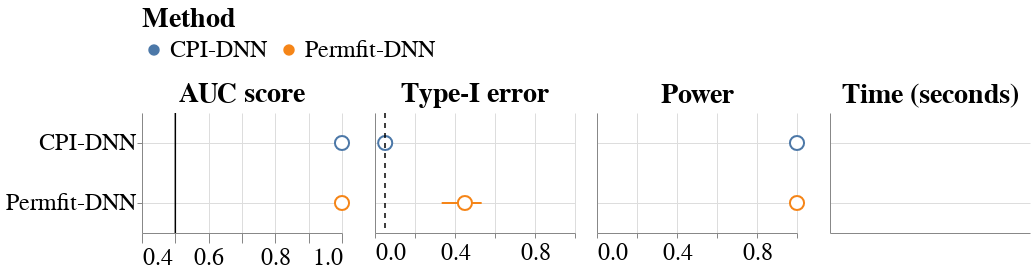

The code cell stored with this chart in its notebook:
### Code cell
marker_size = 200
err_size = 2
height = 120
width= 200
scheme = 'tableau10'
p1 = plot_auc(df_auc_large_agg, last=True)
p2 = plot_typeI(df_t1_error_large_agg, last=False)
p3 = plot_power(df_power_large_agg, last=False)
p4 = plot_time(df_time_large, last=False)

my_font = 'Helvetica'
fig2 = alt.hconcat(
    p1,
    p2,
    p3,
    p4
).configure_axis(
    grid=True, 
    titleFont=my_font,
    titleFontWeight='normal',
    labelFont=my_font,
    labelFontSize=24,
    titleFontSize=28,
    labelSeparation=10,
    labelLimit=0
).configure_header(
    titleFont=my_font,
    titleFontWeight='normal',
    labelFont=my_font,
    titleFontSize=28,
    labelFontSize=24
).configure_view(
    strokeWidth=0
).configure_title(
    font=my_font,
    fontSize=28
).configure_legend(
    titleFontSize=28,
    labelFontSize=24,
    orient ='top',
#     columns=3,
    labelLimit=0,
    titleLimit=0
)

# fig2.save('figure_large.svg')
# fig2.save('figure_large.png', scale_factor=3)
fig2

### Figure 1 — Vega-Lite specification as saved in the notebook (floating-point values rounded to 4 significant figures)
{"config": {"view": {"continuousWidth": 300, "continuousHeight": 300, "strokeWidth": 0}, "axis": {"grid": true, "labelFont": "Helvetica", "labelFontSize": 24, "labelLimit": 0, "labelSeparation": 10, "titleFont": "Helvetica", "titleFontSize": 28, "titleFontWeight": "normal"}, "header": {"labelFont": "Helvetica", "labelFontSize": 24, "titleFont": "Helvetica", "titleFontSize": 28, "titleFontWeight": "normal"}, "legend": {"labelFontSize": 24, "labelLimit": 0, "orient": "top", "titleFontSize": 28, "titleLimit": 0}, "title": {"font": "Helvetica", "fontSize": 28}}, "hconcat": [{"layer": [{"mark": {"type": "errorbar", "opacity": 1, "size": 2}, "encoding": {"color": {"field": "method", "title": "Method", "type": "nominal"}, "strokeWidth": {"value": 2}, "x": {"axis": {"labels": true, "tickSize": 10}, "field": "ymin", "scale": {"domain": [0.4, 1.0]}, "title": "AUC", "type": "quantitative"}, "x2": {"field": "ymax", "title": "AUC"}, "y": {"field": "method", "title": null, "type": "nominal"}}}, {"mark": {"type": "point", "fill": "white", "opacity": 1, "size": 200}, "encoding": {"color": {"field": "method", "title": "Method", "type": "nominal"}, "x": {"axis": {"labels": true, "tickSize": 10}, "field": "mean", "scale": {"domain": [0.4, 1.0]}, "title": null, "type": "quantitative"}, "y": {"field": "method", "title": null, "type": "nominal"}}, "title": "AUC score"}, {"data": {"name": "data-83c09fe04dbfb5448f75ca7b5854c6db"}, "mark": {"type": "rule", "color": "black", "size": 1.5}, "encoding": {"x": {"field": "V1", "type": "quantitative"}}}], "data": {"name": "data-30fef26f1f13e6881f2ec8da16d48167"}, "height": 120, "width": 200}, {"layer": [{"mark": {"type": "errorbar", "opacity": 1}, "encoding": {"color": {"field": "method", "title": "Method", "type": "nominal"}, "strokeWidth": {"value": 2}, "x": {"field": "ymin", "scale": {"domain": [0, 1.0]}, "title": "Type-I error", "type": "quantitative"}, "x2": {"field": "ymax", "title": "Type-I error"}, "y": {"axis": {"labels": false, "tickSize": 0}, "field": "method", "title": null, "type": "nominal"}}}, {"mark": {"type": "point", "fill": "white", "opacity": 1, "size": 200}, "encoding": {"color": {"field": "method", "title": "Method", "type": "nominal"}, "x": {"field": "mean", "scale": {"domain": [0, 1.0]}, "title": null, "type": "quantitative"}, "y": {"axis": {"labels": false, "title": null}, "field": "method", "title": null, "type": "nominal"}}, "title": "Type-I error"}, {"data": {"name": "data-d0a89ddc8924c8c3b7acf6cc4de2279f"}, "mark": {"type": "rule", "color": "black", "size": 1.5, "strokeDash": [5, 5]}, "encoding": {"color": {"value": "black"}, "x": {"field": "V1", "type": "quantitative"}}}], "data": {"name": "data-0ed501330266757e96af56dd0639c4d1"}, "height": 120, "width": 200}, {"layer": [{"mark": {"type": "errorbar", "opacity": 1}, "encoding": {"color": {"field": "method", "title": "Method", "type": "nominal"}, "strokeWidth": {"value": 2}, "x": {"field": "ymin", "scale": {"domain": [0, 1.0]}, "title": "Type-I error", "type": "quantitative"}, "x2": {"field": "ymax", "title": "Type-I error"}, "y": {"field": "method", "title": null, "type": "nominal"}}}, {"mark": {"type": "point", "fill": "white", "opacity": 1, "size": 200}, "encoding": {"color": {"field": "method", "title": "Method", "type": "nominal"}, "x": {"field": "mean", "scale": {"domain": [0, 1.0]}, "title": null, "type": "quantitative"}, "y": {"axis": {"labels": false, "tickSize": 0, "title": null}, "field": "method", "title": null, "type": "nominal"}}, "title": "Power"}], "data": {"name": "data-30fef26f1f13e6881f2ec8da16d48167"}, "height": 120, "width": 200}, {"data": {"name": "data-7c5638c39828435c0d6c378857aa3ff4"}, "mark": {"type": "bar"}, "encoding": {"color": {"field": "method", "title": "Method", "type": "nominal"}, "x": {"field": "V1", "scale": {"type": "log"}, "title": null, "type": "quantitative"}, "y": {"axis": {"labels": false, "tickSize": 0, "title": null}, "field": "method", "title": null, "type": "nominal"}}, "height": 120, "title": "Time (seconds)", "width": 200}], "$schema": "https://vega.github.io/schema/vega-lite/v5.14.1.json", "datasets": {"data-30fef26f1f13e6881f2ec8da16d48167": [{"method": "CPI-DNN", "mean": 1.0, "ymin": 1.0, "ymax": 1.0}, {"method": "Permfit-DNN", "mean": 1.0, "ymin": 1.0, "ymax": 1.0}], "data-83c09fe04dbfb5448f75ca7b5854c6db": [{"V1": 0.5, "Problem Data": "Type-I error nominal rate", "color": "black"}], "data-0ed501330266757e96af56dd0639c4d1": [{"method": "CPI-DNN", "mean": 0.051, "ymin": 0.03333, "ymax": 0.06667}, {"method": "Permfit-DNN", "mean": 0.4497, "ymin": 0.3333, "ymax": 0.5333}], "data-d0a89ddc8924c8c3b7acf6cc4de2279f": [{"V1": 0.05, "correlation_group": "Type-I error nominal rate", "color": "black"}], "data-7c5638c39828435c0d6c378857aa3ff4": [{"Unnamed: 0": 1, "n_samples": 10000, "method": "Permfit-DNN", "V1": 13190.0}, {"Unnamed: 0": 2, "n_samples": 10000, "method": "CPI-DNN", "V1": 14140.0}]}}
